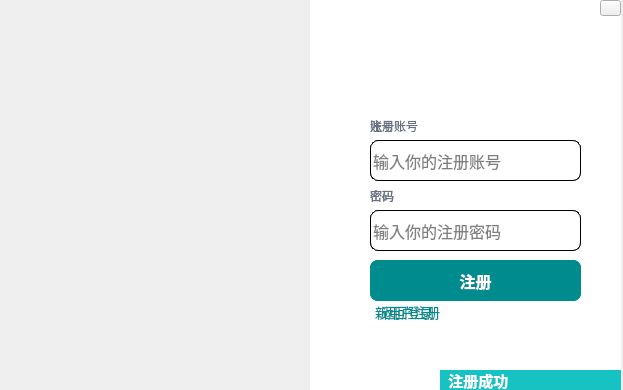
<?xml version="1.0" encoding="UTF-8"?>
<ui version="4.0">
 <class>MainWindow</class>
 <widget class="QMainWindow" name="MainWindow">
  <property name="geometry">
   <rect>
    <x>0</x>
    <y>0</y>
    <width>623</width>
    <height>390</height>
   </rect>
  </property>
  <property name="windowTitle">
   <string>MainWindow</string>
  </property>
  <widget class="QWidget" name="centralwidget">
   <widget class="QLabel" name="label">
    <property name="geometry">
     <rect>
      <x>0</x>
      <y>0</y>
      <width>311</width>
      <height>391</height>
     </rect>
    </property>
    <property name="styleSheet">
     <string notr="true">border-image: url(:/images/images/loginback.png);</string>
    </property>
    <property name="text">
     <string/>
    </property>
   </widget>
   <widget class="QLabel" name="label_2">
    <property name="geometry">
     <rect>
      <x>310</x>
      <y>0</y>
      <width>311</width>
      <height>391</height>
     </rect>
    </property>
    <property name="styleSheet">
     <string notr="true">background-color: rgb(255, 255, 255);</string>
    </property>
    <property name="text">
     <string/>
    </property>
   </widget>
   <widget class="QWidget" name="widget" native="true">
    <property name="geometry">
     <rect>
      <x>340</x>
      <y>100</y>
      <width>261</width>
      <height>241</height>
     </rect>
    </property>
    <widget class="QLineEdit" name="lineEdit">
     <property name="geometry">
      <rect>
       <x>30</x>
       <y>40</y>
       <width>211</width>
       <height>41</height>
      </rect>
     </property>
     <property name="font">
      <font>
       <family>新宋体</family>
       <pointsize>12</pointsize>
      </font>
     </property>
     <property name="styleSheet">
      <string notr="true">border:1px solid rgb(0,0,0);
border-radius:8px;
</string>
     </property>
     <property name="placeholderText">
      <string>输入你的账号</string>
     </property>
    </widget>
    <widget class="QLineEdit" name="lineEdit_2">
     <property name="geometry">
      <rect>
       <x>30</x>
       <y>110</y>
       <width>211</width>
       <height>41</height>
      </rect>
     </property>
     <property name="font">
      <font>
       <family>新宋体</family>
       <pointsize>12</pointsize>
      </font>
     </property>
     <property name="styleSheet">
      <string notr="true">border:1px solid rgb(0,0,0);
border-radius:8px;
</string>
     </property>
     <property name="placeholderText">
      <string>输入你的密码</string>
     </property>
    </widget>
    <widget class="QLabel" name="label_3">
     <property name="geometry">
      <rect>
       <x>30</x>
       <y>20</y>
       <width>54</width>
       <height>12</height>
      </rect>
     </property>
     <property name="font">
      <font>
       <family>新宋体</family>
      </font>
     </property>
     <property name="styleSheet">
      <string notr="true">color:rgb(104, 114, 130)</string>
     </property>
     <property name="text">
      <string>账号</string>
     </property>
    </widget>
    <widget class="QLabel" name="label_4">
     <property name="geometry">
      <rect>
       <x>30</x>
       <y>90</y>
       <width>54</width>
       <height>12</height>
      </rect>
     </property>
     <property name="font">
      <font>
       <family>新宋体</family>
      </font>
     </property>
     <property name="styleSheet">
      <string notr="true">color:rgb(104, 114, 130)</string>
     </property>
     <property name="text">
      <string>密码</string>
     </property>
    </widget>
    <widget class="QPushButton" name="pushButton">
     <property name="geometry">
      <rect>
       <x>30</x>
       <y>200</y>
       <width>75</width>
       <height>23</height>
      </rect>
     </property>
     <property name="font">
      <font>
       <pointsize>10</pointsize>
       <weight>50</weight>
       <bold>false</bold>
      </font>
     </property>
     <property name="styleSheet">
      <string notr="true">#pushButton{
border:none;
color:rgb(0, 140, 142);
}
#pushButton:pressed{
	padding-top:5px;
	padding-left:5px;
}
</string>
     </property>
     <property name="text">
      <string>新用户注册</string>
     </property>
    </widget>
    <widget class="QPushButton" name="pushButton_5">
     <property name="geometry">
      <rect>
       <x>30</x>
       <y>160</y>
       <width>211</width>
       <height>41</height>
      </rect>
     </property>
     <property name="font">
      <font>
       <pointsize>12</pointsize>
       <weight>75</weight>
       <bold>true</bold>
      </font>
     </property>
     <property name="styleSheet">
      <string notr="true">#pushButton_5{
	background-color:rgb(0, 140, 142);
	color:rgb(255, 255, 255);
	border-radius:8px;
}
#pushButton_5:hover{
	background-color: rgb(0,130,142);
}
#pushButton_5:pressed{
	padding-top:5px;
	padding-left:5px;
}</string>
     </property>
     <property name="text">
      <string>登录</string>
     </property>
    </widget>
   </widget>
   <widget class="QWidget" name="widget_2" native="true">
    <property name="geometry">
     <rect>
      <x>340</x>
      <y>100</y>
      <width>261</width>
      <height>241</height>
     </rect>
    </property>
    <widget class="QLineEdit" name="lineEdit_5">
     <property name="geometry">
      <rect>
       <x>30</x>
       <y>40</y>
       <width>211</width>
       <height>41</height>
      </rect>
     </property>
     <property name="font">
      <font>
       <family>新宋体</family>
       <pointsize>12</pointsize>
      </font>
     </property>
     <property name="styleSheet">
      <string notr="true">border:1px solid rgb(0,0,0);
border-radius:8px;
</string>
     </property>
     <property name="placeholderText">
      <string>输入你的注册账号</string>
     </property>
    </widget>
    <widget class="QLineEdit" name="lineEdit_6">
     <property name="geometry">
      <rect>
       <x>30</x>
       <y>110</y>
       <width>211</width>
       <height>41</height>
      </rect>
     </property>
     <property name="font">
      <font>
       <family>新宋体</family>
       <pointsize>12</pointsize>
      </font>
     </property>
     <property name="styleSheet">
      <string notr="true">border:1px solid rgb(0,0,0);
border-radius:8px;
</string>
     </property>
     <property name="placeholderText">
      <string>输入你的注册密码</string>
     </property>
    </widget>
    <widget class="QLabel" name="label_7">
     <property name="geometry">
      <rect>
       <x>30</x>
       <y>20</y>
       <width>54</width>
       <height>12</height>
      </rect>
     </property>
     <property name="font">
      <font>
       <family>新宋体</family>
      </font>
     </property>
     <property name="styleSheet">
      <string notr="true">color:rgb(104, 114, 130)</string>
     </property>
     <property name="text">
      <string>注册账号</string>
     </property>
    </widget>
    <widget class="QLabel" name="label_8">
     <property name="geometry">
      <rect>
       <x>30</x>
       <y>90</y>
       <width>54</width>
       <height>12</height>
      </rect>
     </property>
     <property name="font">
      <font>
       <family>新宋体</family>
      </font>
     </property>
     <property name="styleSheet">
      <string notr="true">color:rgb(104, 114, 130)</string>
     </property>
     <property name="text">
      <string>密码</string>
     </property>
    </widget>
    <widget class="QPushButton" name="pushButton_2">
     <property name="geometry">
      <rect>
       <x>30</x>
       <y>200</y>
       <width>75</width>
       <height>23</height>
      </rect>
     </property>
     <property name="font">
      <font>
       <pointsize>10</pointsize>
       <weight>50</weight>
       <bold>false</bold>
      </font>
     </property>
     <property name="styleSheet">
      <string notr="true">#pushButton_2{
border:none;
color:rgb(0, 140, 142);
}
#pushButton_2:pressed{
	padding-top:5px;
	padding-left:5px;
}
</string>
     </property>
     <property name="text">
      <string>返回登录</string>
     </property>
    </widget>
    <widget class="QPushButton" name="pushButton_6">
     <property name="geometry">
      <rect>
       <x>30</x>
       <y>160</y>
       <width>211</width>
       <height>41</height>
      </rect>
     </property>
     <property name="font">
      <font>
       <pointsize>12</pointsize>
       <weight>75</weight>
       <bold>true</bold>
      </font>
     </property>
     <property name="styleSheet">
      <string notr="true">#pushButton_6{
	background-color:rgb(0, 140, 142);
	color:rgb(255, 255, 255);
	border-radius:8px;
}
#pushButton_6:hover{
	background-color: rgb(0,130,142);
}
#pushButton_6:pressed{
	padding-top:5px;
	padding-left:5px;
}</string>
     </property>
     <property name="text">
      <string>注册</string>
     </property>
    </widget>
   </widget>
   <widget class="QPushButton" name="pushButton_3">
    <property name="geometry">
     <rect>
      <x>600</x>
      <y>0</y>
      <width>21</width>
      <height>16</height>
     </rect>
    </property>
    <property name="styleSheet">
     <string notr="true">border-image: url(:/icons/icons/close.png);</string>
    </property>
    <property name="text">
     <string/>
    </property>
   </widget>
   <widget class="QLabel" name="label_5">
    <property name="geometry">
     <rect>
      <x>440</x>
      <y>370</y>
      <width>181</width>
      <height>20</height>
     </rect>
    </property>
    <property name="font">
     <font>
      <pointsize>11</pointsize>
      <weight>75</weight>
      <bold>true</bold>
     </font>
    </property>
    <property name="styleSheet">
     <string notr="true">background-color: rgb(229, 77, 66);
color: rgb(255, 255, 255);
</string>
    </property>
    <property name="text">
     <string>  账号有误，请重新输入</string>
    </property>
   </widget>
   <widget class="QLabel" name="label_6">
    <property name="geometry">
     <rect>
      <x>440</x>
      <y>370</y>
      <width>181</width>
      <height>20</height>
     </rect>
    </property>
    <property name="font">
     <font>
      <pointsize>11</pointsize>
      <weight>75</weight>
      <bold>true</bold>
     </font>
    </property>
    <property name="styleSheet">
     <string notr="true">background-color: rgb(229, 77, 66);
color: rgb(255, 255, 255);
</string>
    </property>
    <property name="text">
     <string>  密码有误，请重新输入</string>
    </property>
   </widget>
   <widget class="QLabel" name="label_9">
    <property name="geometry">
     <rect>
      <x>440</x>
      <y>370</y>
      <width>181</width>
      <height>20</height>
     </rect>
    </property>
    <property name="font">
     <font>
      <pointsize>11</pointsize>
      <weight>75</weight>
      <bold>true</bold>
     </font>
    </property>
    <property name="styleSheet">
     <string notr="true">background-color: rgb(229, 77, 66);
color: rgb(255, 255, 255);
</string>
    </property>
    <property name="text">
     <string>  账号尚未注册</string>
    </property>
    <property name="textFormat">
     <enum>Qt::AutoText</enum>
    </property>
    <property name="alignment">
     <set>Qt::AlignLeading|Qt::AlignLeft|Qt::AlignVCenter</set>
    </property>
    <property name="margin">
     <number>0</number>
    </property>
   </widget>
   <widget class="QLabel" name="label_10">
    <property name="geometry">
     <rect>
      <x>440</x>
      <y>370</y>
      <width>181</width>
      <height>20</height>
     </rect>
    </property>
    <property name="font">
     <font>
      <pointsize>11</pointsize>
      <weight>75</weight>
      <bold>true</bold>
     </font>
    </property>
    <property name="styleSheet">
     <string notr="true">background-color: rgb(229, 77, 66);
color: rgb(255, 255, 255);
</string>
    </property>
    <property name="text">
     <string>  密码错误</string>
    </property>
    <property name="textFormat">
     <enum>Qt::AutoText</enum>
    </property>
    <property name="alignment">
     <set>Qt::AlignLeading|Qt::AlignLeft|Qt::AlignVCenter</set>
    </property>
    <property name="margin">
     <number>0</number>
    </property>
   </widget>
   <widget class="QLabel" name="label_11">
    <property name="geometry">
     <rect>
      <x>440</x>
      <y>370</y>
      <width>181</width>
      <height>20</height>
     </rect>
    </property>
    <property name="font">
     <font>
      <pointsize>11</pointsize>
      <weight>75</weight>
      <bold>true</bold>
     </font>
    </property>
    <property name="styleSheet">
     <string notr="true">background-color: rgb(22, 194, 194);
color: rgb(255, 255, 255);
</string>
    </property>
    <property name="text">
     <string>  注册成功</string>
    </property>
    <property name="textFormat">
     <enum>Qt::AutoText</enum>
    </property>
    <property name="alignment">
     <set>Qt::AlignLeading|Qt::AlignLeft|Qt::AlignVCenter</set>
    </property>
    <property name="margin">
     <number>0</number>
    </property>
   </widget>
  </widget>
 </widget>
 <resources>
  <include location="../resources.qrc"/>
 </resources>
 <connections>
  <connection>
   <sender>pushButton_3</sender>
   <signal>clicked()</signal>
   <receiver>MainWindow</receiver>
   <slot>close()</slot>
   <hints>
    <hint type="sourcelabel">
     <x>652</x>
     <y>76</y>
    </hint>
    <hint type="destinationlabel">
     <x>606</x>
     <y>40</y>
    </hint>
   </hints>
  </connection>
 </connections>
</ui>
